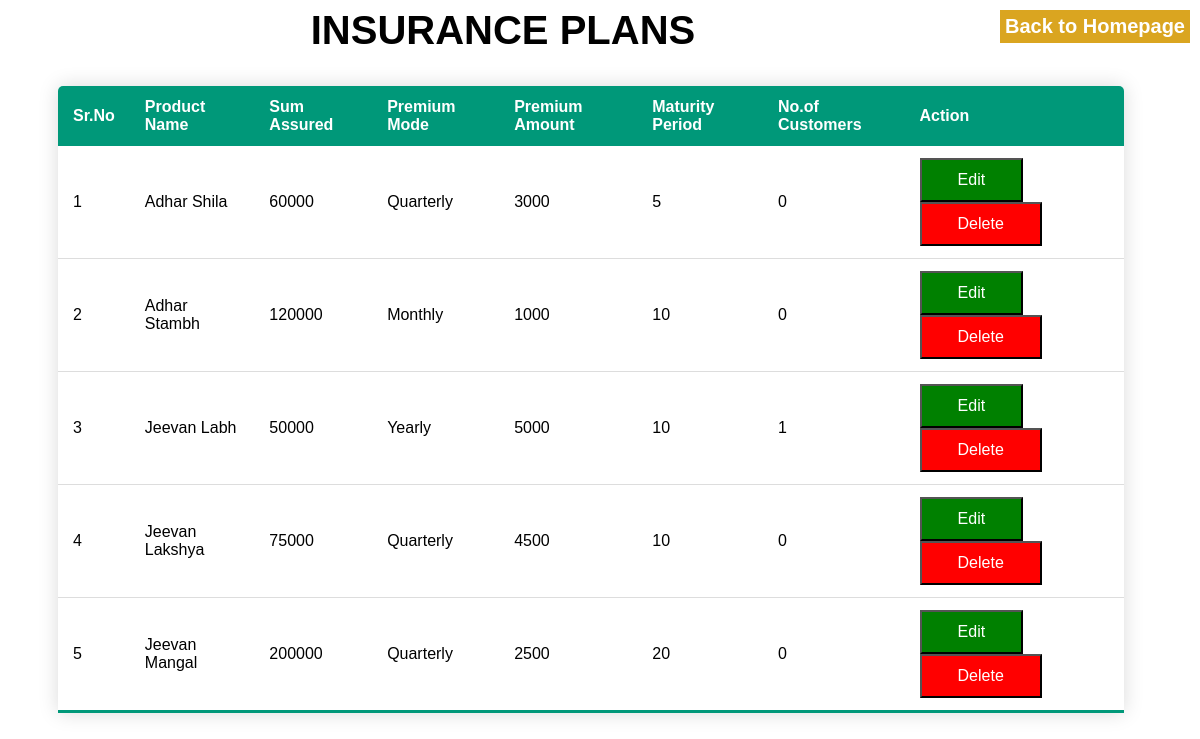
Page /admin/ins_data.php on the committed database.
### tables this page shows
CREATE TABLE `insurance` (
  `product_name` varchar(20) NOT NULL,
  `sum_assured` int(11) NOT NULL,
  `premium_mode` varchar(15) NOT NULL,
  `premium_amt` int(11) NOT NULL,
  `maturity_prd` int(11) NOT NULL
);

### admin/ins_data.php (the view, shortened to what this page needs)
<?php
include '../connection.php';
?>
<html>
<head>
</head>
<body>
	<a class="back" href="admin.php">Back to Homepage</a>
	<h2>INSURANCE PLANS</h2>
	<table class="t_content" width="90%">
		<thead>
			<tr>
				<th>Sr.No</th>
				<th>Product Name</th>
				<th>Sum Assured</th>
				<th>Premium Mode</th>
				<th>Premium Amount</th>
				<th>Maturity Period</th>
				<th>No.of Customers</th>
				<th>Action</th>
			</tr>
		</thead>
		<?php
		$sql = "SELECT i.product_name,i.sum_assured,i.premium_mode,i.premium_amt,i.maturity_prd,count(policy_no)as NoOfCust
		from insurance i left outer join customer c on
		i.product_name=c.product_name group by i.product_name order by product_name";
		$result = mysqli_query($conn, $sql);
		$sr=0;
		while ($row = mysqli_fetch_assoc($result)) {
		?>
			<tbody>
				<tr>
					<td>
						<?php echo ++$sr; ?>
					</td>
					<td>
						<?php echo $row['product_name']; ?>
					</td>
					<td>
						<?php echo $row['sum_assured']; ?>
					</td>
					<td>
						<?php echo $row['premium_mode']; ?>
					</td>
					<td>
						<?php echo $row['premium_amt']; ?>
					</td>
					<td>
						<?php echo $row['maturity_prd']; ?>
					</td>
					<td>
						<?php echo $row['NoOfCust']; ?>
					</td>
					<td>
						<div class="button">
							<button class="edit">
								<a href="edit.php?pn=<?php echo $row['product_name'];?>&
									sa=<?php echo $row['sum_assured'];?>&
									pm=<?php echo $row['premium_mode'];?>&
									pa=<?php echo $row['premium_amt'];?>&
									mp=<?php echo $row['maturity_prd'];?>">Edit </a>
							</button>
							<button class="delete">
								<a href="ins_delete.php?id=<?php echo $row['product_name'];?>"onclick="return confirm('Are You Sure')">Delete </a>
							</button>
						</div>
					</td>
				</tr>
			</tbody>
		<?php
		}
		?>
	</table>
</body>
</html>

### admin/ins_data.php (style rules this page uses)
body { background-image: url(https://dollarsandsense.sg/wp-content/uploads/2015/10/life_insurance.jpg); background-size: cover; font-family: Arial, Helvetica, sans-serif; }
.back { border: 2px solid white; padding: 5px; float: right; background-color: goldenrod; text-decoration: none; color: white; font-weight: bold; font-size: 20px; }
h2 { font-size: 40px; color: black; text-align: center; }
.t_content { border-collapse: collapse; margin: 25px 0; font-size: 1.0em; border-radius: 5px 5px 0 0; overflow: hidden; box-shadow: 0 0 20px rgba(0, 0, 0, 0.15); margin-left: 50px; }
.t_content thead tr { background-color: #009879; color: white; text-align: left; }
.t_content th, .t_content td { padding: 12px 15px; }
.t_content tbody tr { border-bottom: 1px solid #dddddd; background-color: white; }
.t_content tbody:nth-of-type(2n) { background-color: #f3f3f3; }
.t_content tbody:last-of-type { border-bottom: 3px solid #009879; }
.button a { border: none; color: white; padding: 10px 30px; text-align: center; text-decoration: none; display: inline-block; font-size: 16px; }
.delete { background-color:red; }
.edit { background-color:green; }

### rows in the picture
insurance: product_name "Adhar Shila", sum_assured "60000", premium_mode "Quarterly", premium_amt "3000", maturity_prd "5", NoOfCust "0"
insurance: product_name "Adhar Stambh", sum_assured "120000", premium_mode "Monthly", premium_amt "1000", maturity_prd "10", NoOfCust "0"
insurance: product_name "Jeevan Labh", sum_assured "50000", premium_mode "Yearly", premium_amt "5000", maturity_prd "10", NoOfCust "1"
insurance: product_name "Jeevan Lakshya", sum_assured "75000", premium_mode "Quarterly", premium_amt "4500", maturity_prd "10", NoOfCust "0"
insurance: product_name "Jeevan Mangal", sum_assured "200000", premium_mode "Quarterly", premium_amt "2500", maturity_prd "20", NoOfCust "0"
